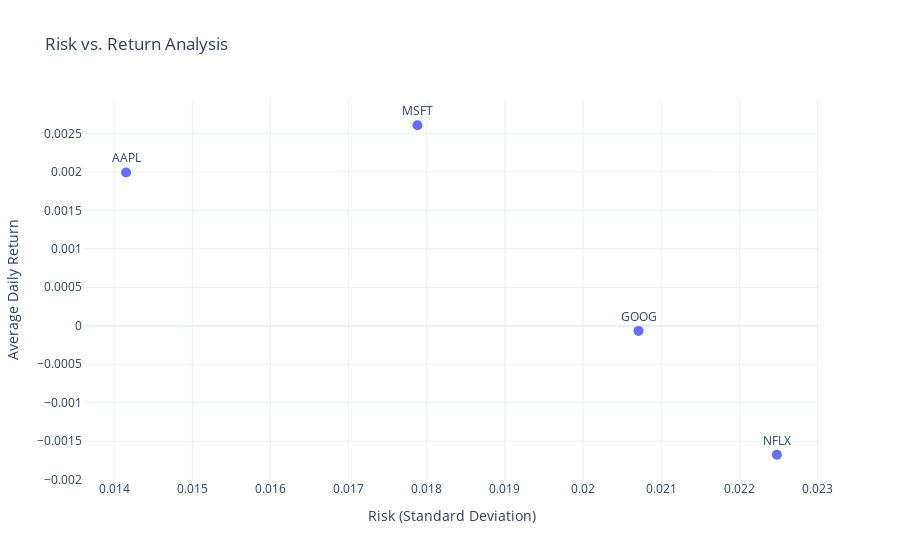

Notebook code for this chart:
### Code cell
fig = go.Figure()

# Add scatter plot points
fig.add_trace(go.Scatter(
    x=risk_return_df['Risk'],
    y=risk_return_df['Average Daily Return'],
    mode='markers+text',
    text=risk_return_df.index,
    textposition="top center",
    marker=dict(size=10)
))

# Update layout
fig.update_layout(
    title='Risk vs. Return Analysis',
    xaxis_title='Risk (Standard Deviation)',
    yaxis_title='Average Daily Return',
    showlegend=False
)

fig

### Figure 1 — Plotly figure (JSON) as saved in the notebook; plotly's stock layout.template omitted (floating-point values rounded to 4 significant figures)
{"data": [{"marker": {"size": 10}, "mode": "markers+text", "text": ["AAPL", "GOOG", "MSFT", "NFLX"], "textposition": "top center", "type": "scatter", "x": [0.01415, 0.02071, 0.01788, 0.02248], "y": [0.001991, -6.681e-05, 0.002606, -0.001676]}], "layout": {"showlegend": false, "title": {"text": "Risk vs. Return Analysis"}, "xaxis": {"title": {"text": "Risk (Standard Deviation)"}}, "yaxis": {"title": {"text": "Average Daily Return"}}}}
